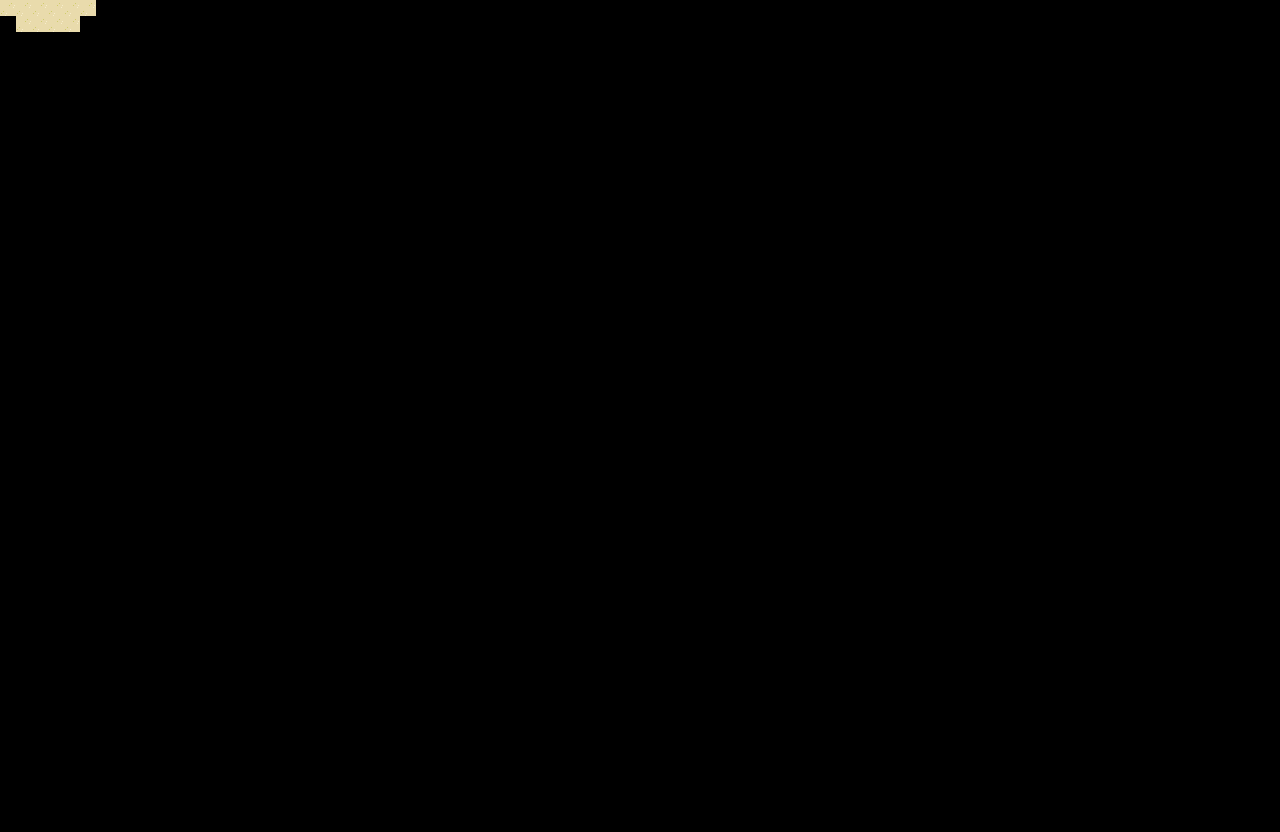

Below is a game level as drawn by its tile map, then a one-line description and the .tmx that defines it (tile-layer data replaced by summaries):
An orthogonal 80x52 tile map with 16x16 px tiles, 1 tile layer (Calque de Tuiles 1).

<map version="1.9" tiledversion="1.9.2" orientation="orthogonal" renderorder="right-down" width="80" height="52" tilewidth="16" tileheight="16" infinite="0" nextlayerid="2" nextobjectid="1">
 <tileset firstgid="1" source="pokemon_style.tsx" />
 <layer id="1" name="Calque de Tuiles 1" width="80" height="52">
  <data>[4160 cells, 10 non-empty, 1 distinct tile ids]</data>
 </layer>
</map>
